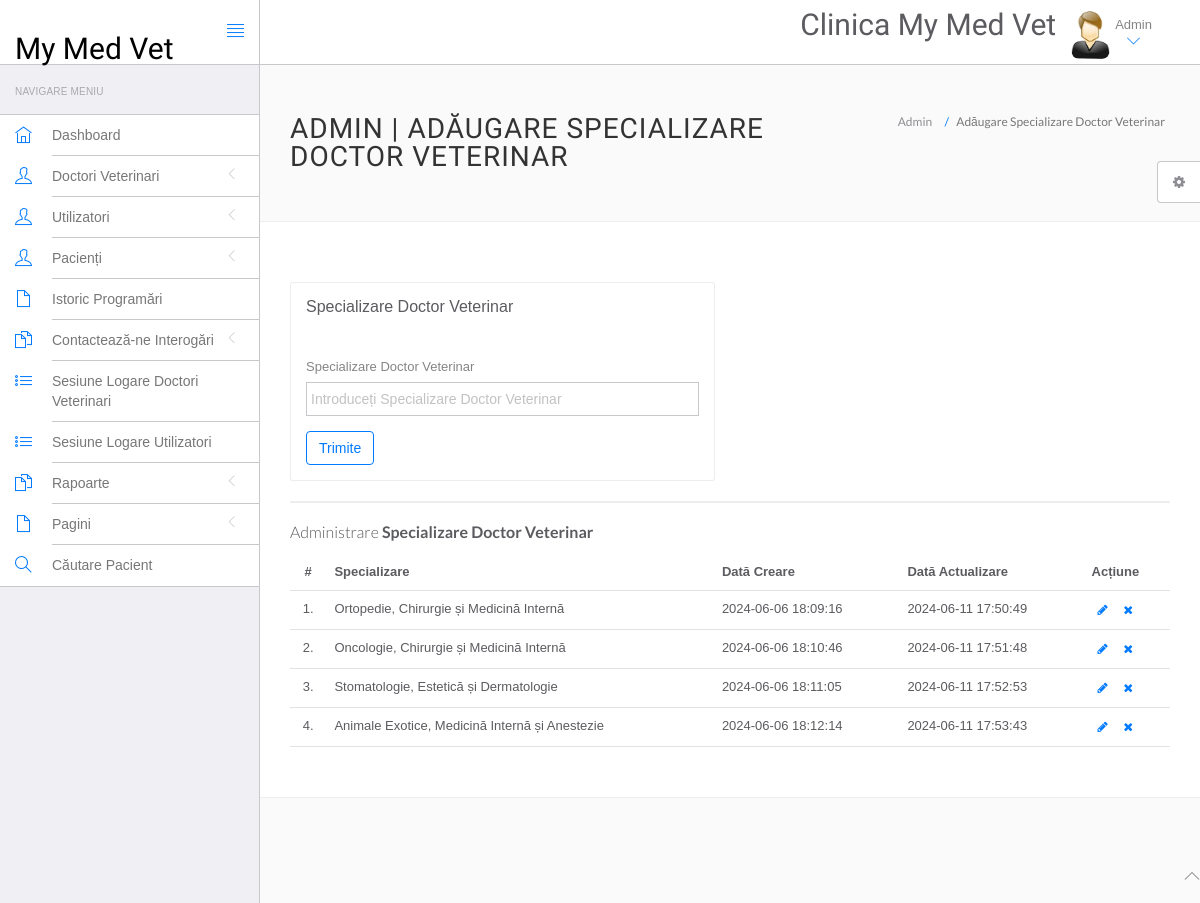
Screenshot of /mymedvet/admin/doctor-specilization.php (signed in) with the database file from the repository.
### tables this page shows
CREATE TABLE `vetdocspecialization` (
  `id` int(11) NOT NULL,
  `specialization` varchar(255) DEFAULT NULL,
  `createDate` timestamp NULL DEFAULT current_timestamp(),
  `updateDate` timestamp NULL DEFAULT NULL ON UPDATE current_timestamp()
);

### mymedvet/admin/doctor-specilization.php (the view, shortened to what this page needs)
<?php
include('include/config.php');
if(strlen($_SESSION['id']==0)) {
 header('location:logout.php');
  } else{
?>
<!DOCTYPE html>
<html lang="en">
	<head>
		<link rel="stylesheet" href="vendor/bootstrap/css/bootstrap.min.css">
		<link rel="stylesheet" href="vendor/fontawesome/css/font-awesome.min.css">
		<link rel="stylesheet" href="vendor/themify-icons/themify-icons.min.css">
		<link href="vendor/animate.css/animate.min.css" rel="stylesheet" media="screen">
		<link href="vendor/perfect-scrollbar/perfect-scrollbar.min.css" rel="stylesheet" media="screen">
		<link href="vendor/switchery/switchery.min.css" rel="stylesheet" media="screen">
		<link href="vendor/bootstrap-touchspin/jquery.bootstrap-touchspin.min.css" rel="stylesheet" media="screen">
		<link href="vendor/select2/select2.min.css" rel="stylesheet" media="screen">
		<link href="vendor/bootstrap-datepicker/bootstrap-datepicker3.standalone.min.css" rel="stylesheet" media="screen">
		<link href="vendor/bootstrap-timepicker/bootstrap-timepicker.min.css" rel="stylesheet" media="screen">
		<link rel="stylesheet" href="customstyle/css/styles.css">
		<link rel="stylesheet" href="customstyle/css/plugins.css">
		<link rel="stylesheet" href="customstyle/css/themes/theme-1.css" id="skin_color" />
	</head>
	<body>
		<div id="app">
<?php include('include/sidebar.php');?>
			<div class="app-content">
						<?php include('include/header.php');?>
				<div class="main-content" >
					<div class="wrap-content container" id="container">
						<section id="page-title">
							<div class="row">
								<div class="col-sm-8">
									<h1 class="mainTitle">Admin | Adăugare Specializare Doctor Veterinar</h1>
																	</div>
								<ol class="breadcrumb">
									<li>
										<span>Admin</span>
									</li>
									<li class="active">
										<span>Adăugare Specializare Doctor Veterinar</span>
									</li>
								</ol>
							</div>
						</section>
						<div class="container-fluid container-fullw bg-white">
							<div class="row">
								<div class="col-md-12">
									<div class="row margin-top-30">
										<div class="col-lg-6 col-md-12">
											<div class="panel panel-white">
												<div class="panel-heading">
													<h5 class="panel-title">Specializare Doctor Veterinar</h5>
												</div>
												<div class="panel-body">
													<form role="form" name="dcotorspcl" method="post" >
														<div class="form-group">
															<label for="exampleInputEmail1">
																Specializare Doctor Veterinar
															</label>
							<input type="text" name="doctorspecialization" class="form-control"  placeholder="Introduceți Specializare Doctor Veterinar">
														</div>
														<button type="submit" name="submit" class="btn btn-o btn-primary">
															Trimite
														</button>
													</form>
												</div>
											</div>
										</div>
											</div>
										</div>
									<div class="col-lg-12 col-md-12">
											<div class="panel panel-white">
											</div>
										</div>
									</div>
									<div class="row">
								<div class="col-md-12">
									<h5 class="over-title margin-bottom-15">Administrare <span class="text-bold">Specializare Doctor Veterinar</span></h5>
									<table class="table table-hover" id="sample-table-1">
										<thead>
											<tr>
												<th class="center">#</th>
												<th>Specializare </th>
												<th class="hidden-xs">Dată Creare </th>
												<th>Dată Actualizare </th>
												<th>Acțiune</th>
											</tr>
										</thead>
										<tbody>
<?php
$sql=mysqli_query($con,"select * from vetdocSpecialization");
$cnt=1;
while($row=mysqli_fetch_array($sql))
{
?>
											<tr>
												<td class="center"><?php echo $cnt;?>.</td>
												<td class="hidden-xs"><?php echo $row['specialization'];?></td>
												<td><?php echo $row['createDate'];?></td>
												<td><?php echo $row['updateDate'];?>
												</td>
												<td >
												<div class="visible-md visible-lg hidden-sm hidden-xs">
							<a href="edit-doctor-specialization.php?id=<?php echo $row['id'];?>" class="btn btn-transparent btn-xs" tooltip-placement="top" tooltip="Edit"><i class="fa fa-pencil"></i></a>
	<a href="doctor-specilization.php?id=<?php echo $row['id']?>&del=delete" onClick="return confirm('Sunteți sigur că doriți să ștergeți?')"class="btn btn-transparent btn-xs tooltips" tooltip-placement="top" tooltip="Remove"><i class="fa fa-times fa fa-white"></i></a>
												</div>
												</td>
											</tr>
											<?php
$cnt=$cnt+1;
											 }?>
										</tbody>
									</table>
								</div>
							</div>
								</div>
							</div>
						</div>
					</div>
				</div>
	<?php include('include/footer.php');?>
	<?php include('include/setting.php');?>
	</body>
</html>
<?php } ?>

### mymedvet/admin/customstyle/css/themes/theme-1.css (style rules this page uses)
body { background: #FAFAFA; }

### rows the page displays
vetdocspecialization: specialization "Ortopedie, Chirurgie și Medicină Internă", createDate "2024-06-06 18:09:16", updateDate "2024-06-11 17:50:49"
vetdocspecialization: specialization "Oncologie, Chirurgie și Medicină Internă", createDate "2024-06-06 18:10:46", updateDate "2024-06-11 17:51:48"
vetdocspecialization: specialization "Stomatologie, Estetică și Dermatologie", createDate "2024-06-06 18:11:05", updateDate "2024-06-11 17:52:53"
vetdocspecialization: specialization "Animale Exotice, Medicină Internă și Anestezie", createDate "2024-06-06 18:12:14", updateDate "2024-06-11 17:53:43"
